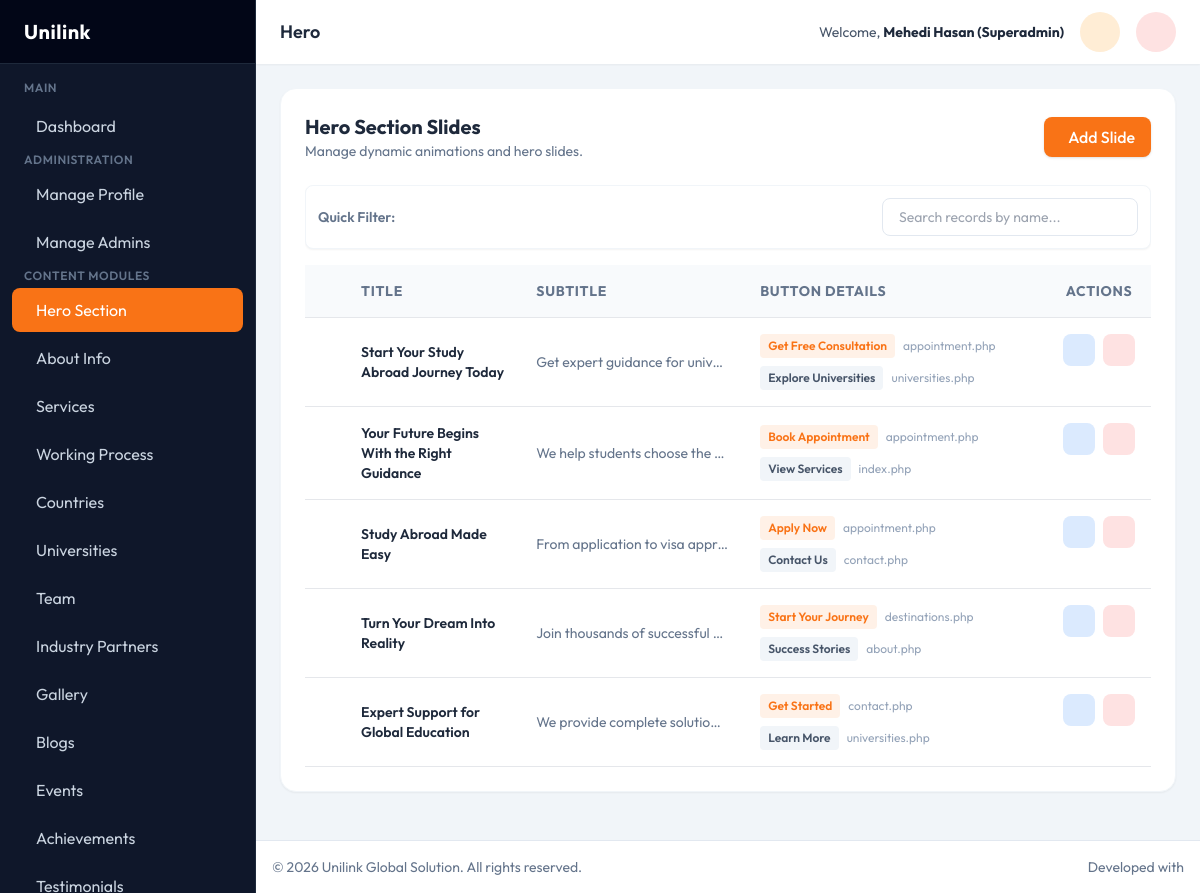
/admin/hero.php (signed in), run on the app's committed database.
### tables this page shows
CREATE TABLE `hero` (
  `id` int(11) NOT NULL,
  `title` varchar(255) NOT NULL,
  `subtitle` text DEFAULT NULL,
  `button_text` varchar(50) DEFAULT NULL,
  `button_link` varchar(255) DEFAULT NULL,
  `button2_text` varchar(255) DEFAULT NULL,
  `button2_link` varchar(255) DEFAULT NULL,
  `position` int(11) DEFAULT 0
);

### admin/hero.php (the view, shortened to what this page needs)
<?php
require_once __DIR__ . '/components/header.php';
$hero_slides = $pdo->query("SELECT * FROM hero ORDER BY position ASC")->fetchAll();
?>
<div class="bg-white rounded-2xl shadow-sm border border-slate-100 p-6 mb-6">
    <div class="flex flex-col sm:flex-row justify-between items-start sm:items-center gap-4 mb-6">
        <div>
            <h3 class="text-xl font-bold text-slate-800">Hero Section Slides</h3>
            <p class="text-slate-500 text-sm">Manage dynamic animations and hero slides.</p>
        </div>
        <button onclick="openModal()" class="px-4 py-2 bg-secondary hover:bg-accent text-white font-medium rounded-lg shadow transform transition flex items-center gap-2">
            <i class="ph ph-plus-circle text-xl"></i> Add Slide
        </button>
    </div>
    <div class="overflow-x-auto">
        <table class="w-full text-left border-collapse" id="dataTable">
            <thead>
                <tr class="bg-slate-50 text-slate-500 text-sm uppercase tracking-wider">
                    <th class="p-4 border-b w-10"></th>
                    <th class="p-4 border-b">Title</th>
                    <th class="p-4 border-b">Subtitle</th>
                    <th class="p-4 border-b">Button Details</th>
                    <th class="p-4 border-b text-center">Actions</th>
                </tr>
            </thead>
            <tbody id="sortableBody" class="text-slate-700 text-sm">
                <?php foreach($hero_slides as $item): ?>
                <tr class="hover:bg-slate-50 border-b cursor-move" data-id="<?php echo $item['id']; ?>">
                    <td class="p-4 text-slate-400"><i class="ph ph-dots-six-vertical text-xl"></i></td>
                    <td class="p-4 font-semibold text-slate-800">
                        <?php echo htmlspecialchars($item['title']); ?>
                    </td>
                    <td class="p-4">
                        <div class="text-sm font-normal text-slate-500 truncate w-48"><?php echo htmlspecialchars($item['subtitle']); ?></div>
                    </td>
                    <td class="p-4 text-xs space-y-2">
                        <?php if($item['button_text']): ?>
                        <div class="flex items-center gap-2">
                            <span class="bg-secondary/10 text-secondary px-2 py-1 rounded font-semibold whitespace-nowrap"><?php echo htmlspecialchars($item['button_text']); ?></span>
                            <span class="text-slate-400 truncate w-32"><i class="ph ph-link"></i> <?php echo htmlspecialchars($item['button_link']); ?></span>
                        </div>
                        <?php endif; ?>
                        <?php if(!empty($item['button2_text'])): ?>
                        <div class="flex items-center gap-2">
                            <span class="bg-slate-100 text-slate-600 px-2 py-1 rounded font-semibold whitespace-nowrap"><?php echo htmlspecialchars($item['button2_text']); ?></span>
                            <span class="text-slate-400 truncate w-32"><i class="ph ph-link"></i> <?php echo htmlspecialchars($item['button2_link']); ?></span>
                        </div>
                        <?php endif; ?>
                    </td>
                    <td class="p-4 flex gap-2 justify-center">
                        <button type="button" onclick='editItem(<?php echo json_encode($item); ?>)' class="w-8 h-8 rounded-lg bg-blue-100 text-blue-600 flex items-center justify-center hover:bg-blue-200 transition">
                        </button>
                        <form action="hero.php" method="POST" onsubmit="return confirm('Delete this slide?');" class="inline">
                            <button type="submit" class="w-8 h-8 rounded-lg bg-red-100 text-red-600 flex items-center justify-center hover:bg-red-200 transition">
                            </button>
                        </form>
                    </td>
                </tr>
                <?php endforeach; ?>
            </tbody>
        </table>
    </div>
</div>
<?php require_once __DIR__ . '/components/footer.php'; ?>

### admin/components/header.php (style rules this page uses)
body { font-family: 'Outfit', sans-serif; background-color: #f1f5f9; color: #334155; }

### data on the page
hero: title "Start Your Study Abroad Journey Today", subtitle "Get expert guidance for univ…", button_text "Get Free Consultation", button_link "appointment.php", button2_text "Explore Universities", button2_link "universities.php"
hero: title "Your Future Begins With the Right Guidance", subtitle "We help students choose the…", button_text "Book Appointment", button_link "appointment.php", button2_text "View Services", button2_link "index.php"
hero: title "Study Abroad Made Easy", subtitle "From application to visa appr…", button_text "Apply Now", button_link "appointment.php", button2_text "Contact Us", button2_link "contact.php"
hero: title "Turn Your Dream Into Reality", subtitle "Join thousands of successful…", button_text "Start Your Journey", button_link "destinations.php", button2_text "Success Stories", button2_link "about.php"
hero: title "Expert Support for Global Education", subtitle "We provide complete solutio…", button_text "Get Started", button_link "contact.php", button2_text "Learn More", button2_link "universities.php"

### other printed values
str_replace(['_', '.php'], [' ', ''], $current_page) "Hero"
$_SESSION['admin_name'] "Mehedi Hasan (Superadmin)"
